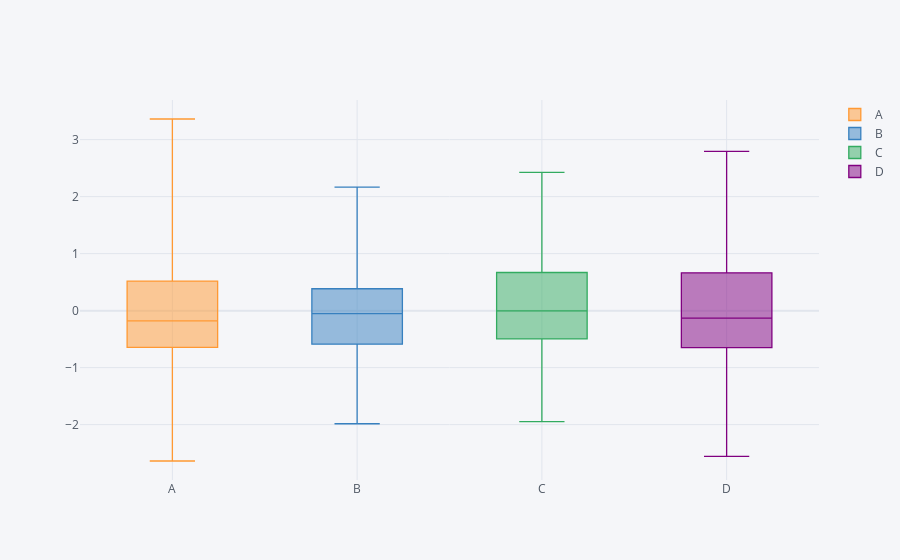

Here is the notebook cell this chart was saved with:
### Markdown cell above
## Box Plot

### Code cell
df.iplot(kind='box')
